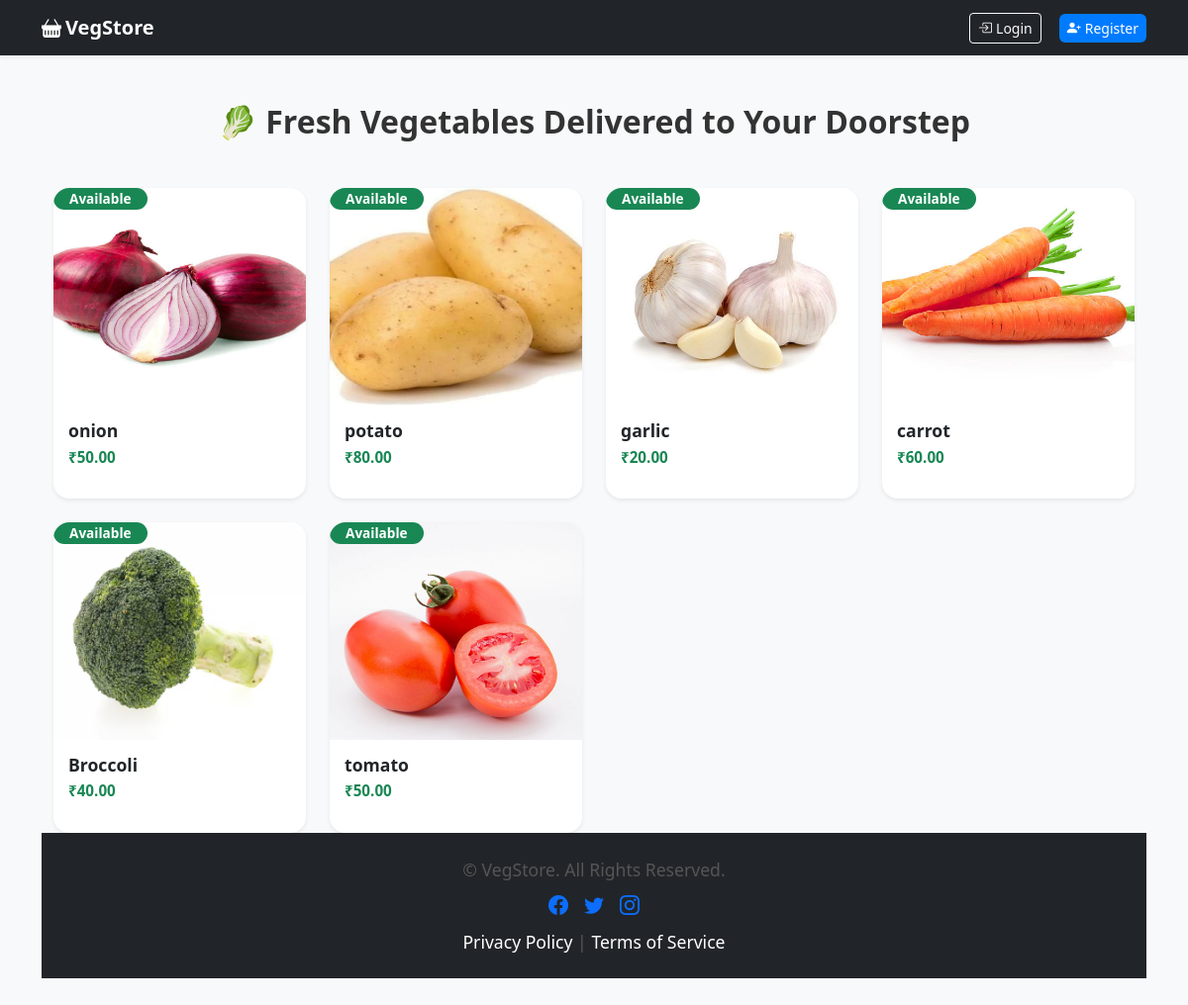
The page / on the database its author committed.
### app.py (models this page shows)
class Product(db.Model):
    id = db.Column(db.Integer, primary_key=True)
    name = db.Column(db.String(150), nullable=False)
    price = db.Column(db.Float, nullable=False)
    image = db.Column(db.String(150), nullable=False)
    status = db.Column(db.String(20), nullable=False, default='available')  # available / upcoming

### app.py (the view)
@app.route('/')
def index():
    products = Product.query.all()
    return render_template('index.html', products=products)

### templates/index.html (shortened to what this page needs)
{% extends 'base.html' %}
{% block content %}
<link rel="stylesheet" href="{{ url_for('static', filename='css/style.css') }}">
<div class="container mt-5">
  <h2 class="mb-5 fw-bold text-center">
    🥬 Fresh Vegetables Delivered to Your Doorstep
  </h2>
  <div class="row g-4">
    {% for product in products %}
    <div class="col-lg-3 col-md-4 col-sm-6">
      <div class="card h-100 shadow-sm border-0 rounded-4 overflow-hidden position-relative hover-scale">
        <img src="{{ url_for('static', filename='images/' ~ product.image) }}"
             class="card-img-top"
             alt="{{ product.name }}"
             style="height:220px; object-fit:cover; transition: transform 0.3s;">
        {% if product.price > 0 %}
        <span class="badge position-absolute top-2 start-2 bg-success text-white px-3 py-1 rounded-pill">
          Available
        </span>
        {% else %}
        <span class="badge position-absolute top-2 start-2 bg-warning text-dark px-3 py-1 rounded-pill">
          Upcoming
        </span>
        {% endif %}
        <div class="card-body d-flex flex-column">
          <h5 class="fw-semibold mb-1">{{ product.name }}</h5>
          <p class="text-success fw-bold mb-3">
            {% if product.price > 0 %}
              ₹{{ "%.2f"|format(product.price) }}
            {% else %}
              Coming Soon
            {% endif %}
          </p>
        </div>
      </div>
    </div>
    {% else %}
    <div class="col-12 text-center py-5">
      <p class="text-muted fs-5">
        No products available at the moment. Check back soon! 🥦
      </p>
    </div>
    {% endfor %}
  </div>
</div>
<footer class="mt-auto text-center bg-dark text-white py-4">
  <div class="container">
    <p class="mb-2">&copy; {{ current_year }} VegStore. All Rights Reserved.</p>
    <div class="d-flex justify-content-center gap-3 mb-2">
      <a href="#"><i class="bi bi-facebook fs-5"></i></a>
      <a href="#"><i class="bi bi-twitter fs-5"></i></a>
      <a href="#"><i class="bi bi-instagram fs-5"></i></a>
    </div>
    <p class="mb-0">
      <a href="#" class="text-white text-decoration-none">Privacy Policy</a> |
      <a href="#" class="text-white text-decoration-none">Terms of Service</a>
    </p>
  </div>
</footer>
{% endblock %}

### static/css/style.css (style rules this page uses)
body { font-family: 'Segoe UI', Tahoma, Geneva, Verdana, sans-serif; background: #f9f9f9; color: #333; margin: 0; padding: 0; }
.card { border-radius: 12px; overflow: hidden; transition: transform 0.3s, box-shadow 0.3s; background: #fff; box-shadow: 0 2px 6px rgba(0,0,0,0.08); }
.card img { height: 180px; width: 100%; object-fit: cover; transition: transform 0.3s; }
.card-body { padding: 15px; }
.card-body h5 { font-size: 1.1rem; margin-bottom: 8px; }
.card-body p { font-size: 0.95rem; margin-bottom: 12px; }
.text-center p { font-size: 1.1rem; color: #555; }
.badge { font-size: 0.85rem; font-weight: 600; }

### rows shown on the page
Product: image+name (picture), shows "Available", name "onion", price "50.00"
Product: image+name (picture), shows "Available", name "potato", price "80.00"
Product: image+name (picture), shows "Available", name "garlic", price "20.00"
Product: image+name (picture), shows "Available", name "carrot", price "60.00"
Product: image (picture), shows "Available", name "Broccoli", price "40.00"
Product: image+name (picture), shows "Available", name "tomato", price "50.00"
